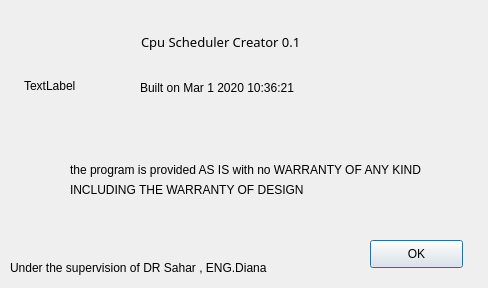
<?xml version="1.0" encoding="UTF-8"?>
<ui version="4.0">
 <class>about_us</class>
 <widget class="QDialog" name="about_us">
  <property name="geometry">
   <rect>
    <x>0</x>
    <y>0</y>
    <width>488</width>
    <height>288</height>
   </rect>
  </property>
  <property name="windowTitle">
   <string>Dialog</string>
  </property>
  <widget class="QLabel" name="label_5">
   <property name="geometry">
    <rect>
     <x>141</x>
     <y>31</y>
     <width>208</width>
     <height>22</height>
    </rect>
   </property>
   <property name="font">
    <font>
     <family>MV Boli</family>
     <pointsize>10</pointsize>
    </font>
   </property>
   <property name="text">
    <string>Cpu Scheduler Creator 0.1</string>
   </property>
  </widget>
  <widget class="QLabel" name="label_2">
   <property name="geometry">
    <rect>
     <x>140</x>
     <y>80</y>
     <width>167</width>
     <height>16</height>
    </rect>
   </property>
   <property name="text">
    <string>Built on Mar 1 2020 10:36:21</string>
   </property>
  </widget>
  <widget class="QLabel" name="label_3">
   <property name="geometry">
    <rect>
     <x>70</x>
     <y>160</y>
     <width>371</width>
     <height>20</height>
    </rect>
   </property>
   <property name="text">
    <string>the program is provided AS IS with no WARRANTY OF ANY KIND</string>
   </property>
  </widget>
  <widget class="QLabel" name="label_image2">
   <property name="geometry">
    <rect>
     <x>24</x>
     <y>40</y>
     <width>81</width>
     <height>91</height>
    </rect>
   </property>
   <property name="text">
    <string>TextLabel</string>
   </property>
  </widget>
  <widget class="QLabel" name="label_4">
   <property name="geometry">
    <rect>
     <x>70</x>
     <y>180</y>
     <width>381</width>
     <height>20</height>
    </rect>
   </property>
   <property name="text">
    <string>INCLUDING THE WARRANTY OF DESIGN</string>
   </property>
  </widget>
  <widget class="QPushButton" name="pushButton">
   <property name="geometry">
    <rect>
     <x>370</x>
     <y>240</y>
     <width>93</width>
     <height>28</height>
    </rect>
   </property>
   <property name="text">
    <string>OK</string>
   </property>
  </widget>
  <widget class="QLabel" name="label">
   <property name="geometry">
    <rect>
     <x>140</x>
     <y>120</y>
     <width>261</width>
     <height>31</height>
    </rect>
   </property>
   <property name="text">
    <string/>
   </property>
  </widget>
  <widget class="QLabel" name="label_6">
   <property name="geometry">
    <rect>
     <x>10</x>
     <y>260</y>
     <width>281</width>
     <height>16</height>
    </rect>
   </property>
   <property name="text">
    <string>Under the supervision of DR Sahar , ENG.Diana</string>
   </property>
  </widget>
 </widget>
 <resources/>
 <connections>
  <connection>
   <sender>pushButton</sender>
   <signal>clicked()</signal>
   <receiver>about_us</receiver>
   <slot>close()</slot>
   <hints>
    <hint type="sourcelabel">
     <x>408</x>
     <y>255</y>
    </hint>
    <hint type="destinationlabel">
     <x>432</x>
     <y>205</y>
    </hint>
   </hints>
  </connection>
 </connections>
</ui>
